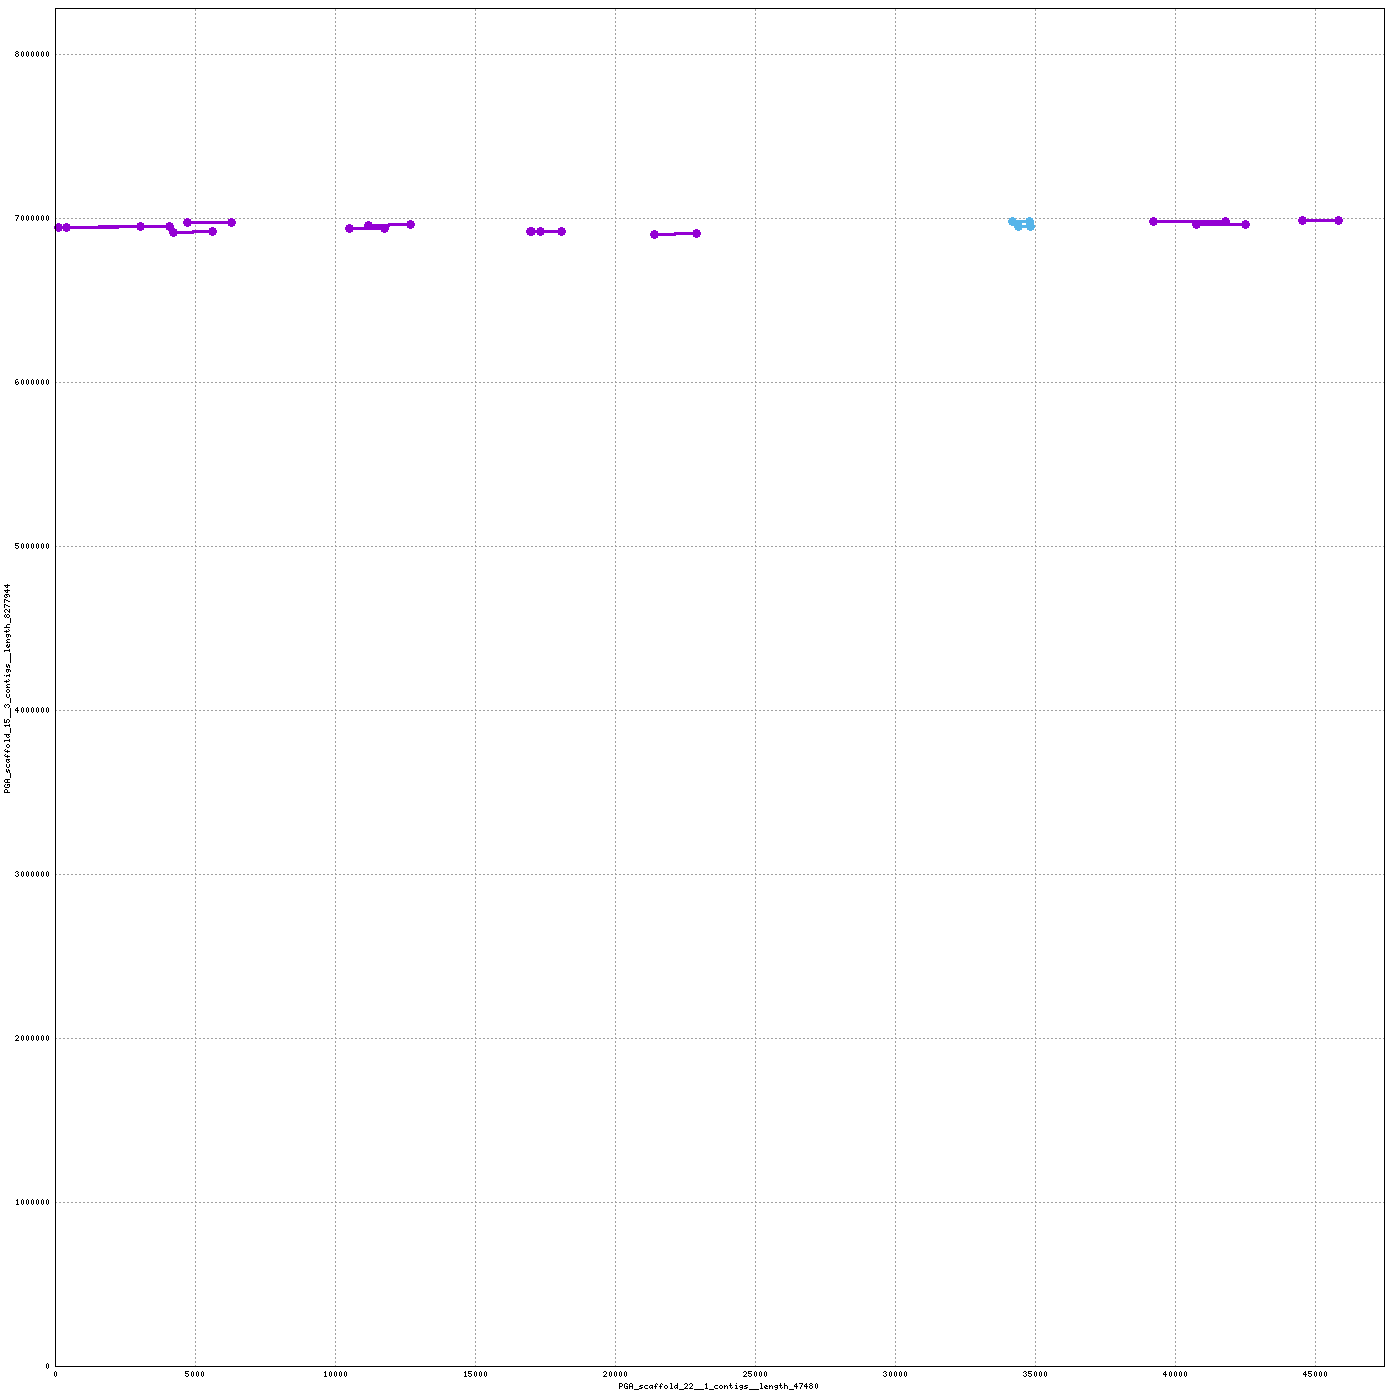

Here is the gnuplot script that generated this plot:
set terminal png tiny size 1400,1400
set output "/home/mike/Desktop/scripts/snakes/plot_pairs/hiCversion1.linear/nucmer/nucmer.43.png"
set size 1,1
set grid
unset key
set border 15
set tics scale 0
set xlabel "PGA_scaffold_22__1_contigs__length_47480"
set ylabel "PGA_scaffold_15__3_contigs__length_8277944"
set format "%.0f"
set mouse format "%.0f"
set mouse mouseformat "[%.0f, %.0f]"
if(GPVAL_VERSION < 5) set mouse clipboardformat "[%.0f, %.0f]"
set xrange [1:47480]
set yrange [1:8277944]
set style line 1  lt 1 lw 3 pt 6 ps 1
set style line 2  lt 3 lw 3 pt 6 ps 1
set style line 3  lt 2 lw 3 pt 6 ps 1
plot \
 "/home/mike/Desktop/scripts/snakes/plot_pairs/hiCversion1.linear/nucmer/nucmer.43.fplot" title "FWD" w lp ls 1, \
 "/home/mike/Desktop/scripts/snakes/plot_pairs/hiCversion1.linear/nucmer/nucmer.43.rplot" title "REV" w lp ls 2
